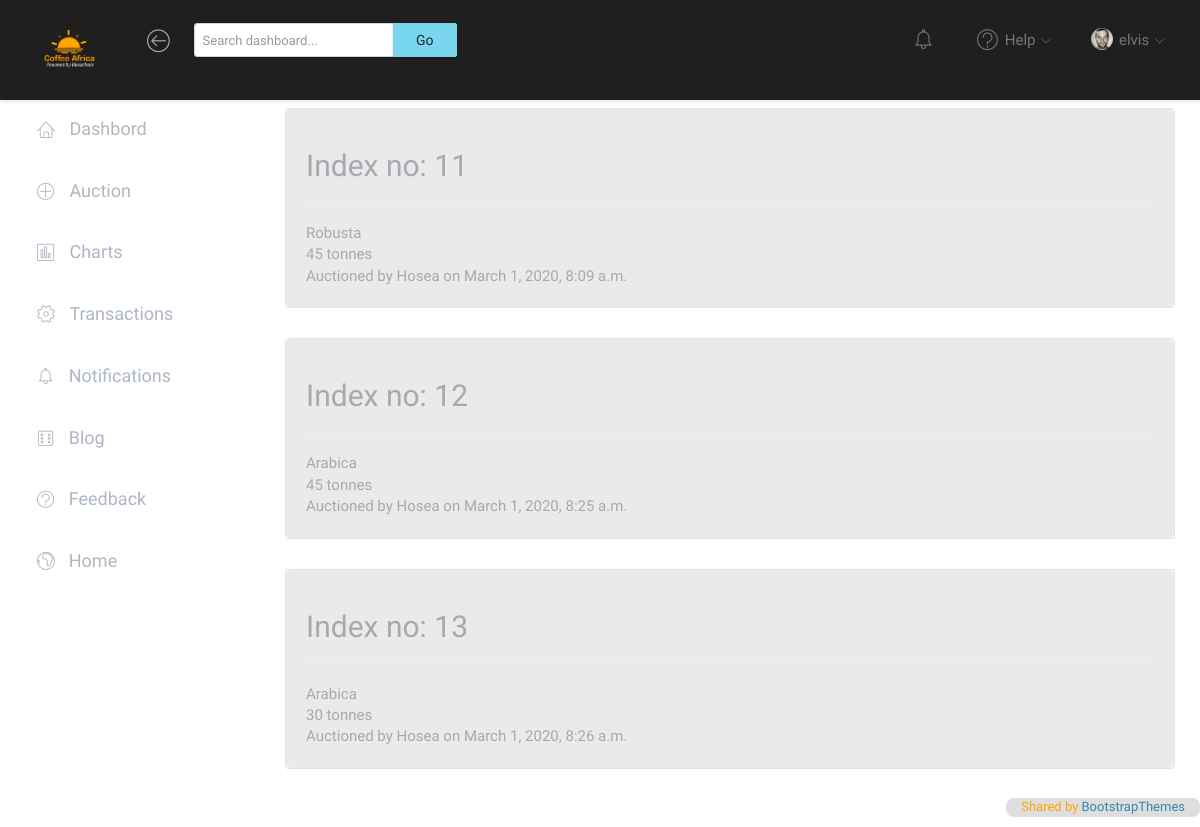
Screenshot of /transactions/auction_history/Fountain Factory/ (signed in) with the database file from the repository.
### backup/models.py (models this page shows, shortened)
class BackAuction(models.Model):
    factory = models.ForeignKey(SellerFactory, on_delete=models.DO_NOTHING)
    employee = models.ForeignKey(SellerFactoryEmployee, on_delete=models.DO_NOTHING)
    date = models.DateTimeField(auto_now_add=True)
    tonnes = models.IntegerField()
    parent_id = models.IntegerField(default=0)
    tonnes_left = models.IntegerField(null=True)
    price_per_tonne = models.IntegerField()
    date_harvested = models.DateField()
    COFFEE_TYPES = [("Arabica", "Arabica"), ("Robusta", "Robusta")]
    STATUS = [
        ("Washed", "Washed"),
        ("semi-washed", "semi-washed"),
        ("honey", "honey"),
        ("natural", "natural"),
    ]
    BEAN_SIZE = [("small", "small"), ("medium", "medium"), ("large", "large")]
    bean_size = models.CharField(max_length=20, choices=BEAN_SIZE, default="small")
    status = models.CharField(max_length=20, choices=STATUS, default="Washed")
    tempreture = models.CharField(max_length=12, default="Not Provided")
    description = models.TextField(default="")
    humidity = models.CharField(max_length=12, default="Not Provided")
    soil_ph = models.CharField(max_length=12, default="Not Provided")
    coffee_type = models.CharField(
        choices=COFFEE_TYPES, max_length=10, default="Arabica"
    )
    date_placed = models.DateTimeField(auto_now_add=True, null=True)
    verified = models.BooleanField(default=False)

### accounts/models.py (models this page shows)
class SellerFactoryEmployee(models.Model):
    user = models.OneToOneField(User, on_delete=models.CASCADE)
    factory = models.ForeignKey(
        SellerFactory, on_delete=models.CASCADE, null=False, blank=False
    )
    profile_picture = models.ImageField(blank=True, null=True)
    def __str__(self):
        return self.user.username

### transactions/views.py (the view)
class ShowAuctionHistory(View):
    def get(self, request, factory_name, *args, **kwargs):
        auctions = BackAuction.objects.filter(
            factory=SellerFactory.objects.get(factory_name=factory_name)
        )
        if not auctions:
            auctions = Auction.objects.filter(
                factory=SellerFactory.objects.get(factory_name=factory_name)
            )
        context = {"auctions": auctions}
        return render(request, "auction_history.html", context)

### transactions/templates/auction_history.html (shortened to what this page needs)
{% extends 'base.html' %}
{% block style %}
{% load static %}
<link rel="stylesheet" href="{% static 'toastr/toastr.min.css' %}">
{% endblock style %}
{% block content %} {% load static %}
<div class="main">
    <div class="main-content">
        <div class="container-fluid" style="background-color: transparent;">
            {%for auction in auctions%}
            <div class="dark-l">
                <div class="metric">
                    <h2>
                        Index no: {{auction.pk}}
                    </h2>
                    <hr>
                    {{auction.coffee_type}} <br>
                    {{auction.tonnes}} tonne{{auction.tonnes | pluralize}} <br>
                    Auctioned by {{auction.employee}} on {{auction.date}} <br>
                </div>
            </div>
            {%endfor%}
        </div>
    </div>
</div>
{%endblock content%}

### templates/navbar.html (shortened to what this page needs)
{% load static %}
<nav class="navbar navbar-default navbar-fixed-top" style="background-color: rgb(32, 30, 30);">
  <div class="brand orange" style="background-color: transparent;">
    <a class="title orange" href="{%url 'accounts:homepage'%}"><img src="{% static 'custom_images/LOGO.png'%}"
        height="40" alt=""></a>
  </div>
  <div class="container-fluid">
    <div class="navbar-btn">
      <button type="button" class="btn-toggle-fullwidth">
        <i class="lnr lnr-arrow-left-circle"></i>
      </button>
    </div>
    <form class="navbar-form navbar-left">
      <div class="input-group">
        <input type="text" value="" class="form-control" placeholder="Search dashboard..." />
        <span class="input-group-btn"><button type="button" class="btn btn-primary">Go</button></span>
      </div>
    </form>
    <div id="navbar-menu">
      <ul class="nav navbar-nav navbar-right">
        <li class="dropdown">
          <a href="#" class="dropdown-toggle icon-menu" data-toggle="dropdown">
            <i class="lnr lnr-alarm"></i>
          </a>
        </li>
        <li class="dropdown">
          <a href="#" class="dropdown-toggle" data-toggle="dropdown"><i class="lnr lnr-question-circle"></i>
            <span>Help</span>
            <i class="icon-submenu lnr lnr-chevron-down"></i></a>
        </li>
        <li class="dropdown">
          <a href="#" class="dropdown-toggle" data-toggle="dropdown"><img src="{% static 'assets/img/user.png' %}"
              class="img-circle" alt="Avatar" />
            <span>{{user.username}}</span>
            <i class="icon-submenu lnr lnr-chevron-down"></i></a>
        </li>
      </ul>
    </div>
  </div>
</nav>

### static/assets/css/mine.css (style rules this page uses)
body { background: url(../../homepage/images/bg_4.jpg) repeat fixed; }
.dark-l { background-color: rgba(51, 50, 49, 0.103); border-radius: 8px; }
.orange { color: orange; }
.title { font-size: 150%; }

### static/assets/css/main.css (style rules this page uses)
html { position: relative; min-height: 100%; }
body { font-family: "Source Sans Pro", sans-serif; font-size: 15px; color: #a6a9af; }
a { color: #3287B2; }
#wrapper .main { -webkit-transition: all 0.3s ease-in-out; -moz-transition: all 0.3s ease-in-out; -ms-transition: all 0.3s ease-in-out; -o-transition: all 0.3s ease-in-out; transition: all 0.3s ease-in-out; width: calc(100% - 260px); left: 0; position: relative; float: right; }
#wrapper #sidebar-nav, #wrapper .main { padding-top: 80px; }
.main-content { padding: 28px 10px; }
.navbar-default { -webkit-transition: all 0.3s ease-in-out; -moz-transition: all 0.3s ease-in-out; -ms-transition: all 0.3s ease-in-out; -o-transition: all 0.3s ease-in-out; transition: all 0.3s ease-in-out; -moz-box-shadow: 1px 2px 3px rgba(0, 0, 0, 0.1); -webkit-box-shadow: 1px 2px 3px rgba(0, 0, 0, 0.1); box-shadow: 1px 2px 3px rgba(0, 0, 0, 0.1); -webkit-border-radius: 0; -moz-border-radius: 0; border-radius: 0; padding: 0; margin: 0; border: none; background-color: #fff; }
.navbar-default .brand { float: left; padding: 30px 39px; background-color: #fff; }
.navbar-btn { float: left; padding: 16px 0; }
.navbar-btn button { font-size: 24px; padding: 4px 8px; line-height: .7; border: none; background: none; outline: none; }
.navbar-form { padding: 15px; border: 0; }
.navbar-form input[type="text"] { min-width: 200px; }
.navbar-nav .icon-menu { display: inline-block; vertical-align: middle; *vertical-align: auto; *zoom: 1; *display: inline; padding-top: 28px; padding-bottom: 28px; position: relative; }
.navbar-nav > li > a { padding: 28px 20px; }
.navbar-nav > li > a > i { font-size: 22px; margin-right: 2px; vertical-align: middle; }
.navbar-nav > li > a > i.icon-submenu { margin-left: 2px; margin-right: 0; font-size: 10px; position: relative; top: 2px; }
.navbar-nav > li > a > span { position: relative; top: 2px; }
.navbar-nav > li > a img { width: 22px; margin-right: 2px; }
@media screen and (min-width: 768px) { .navbar-nav.navbar-right { margin-right: 0; } }
.form-control { display: block; width: 100%; padding: 0.375rem 0.75rem; font-size: 1.3rem; line-height: 1.5; color: #495057; background-color: #fff; background-clip: padding-box; border: 1px solid #ced4da; border-radius: 0.25rem; -webkit-transition: border-color 0.15s ease-in-out, -webkit-box-shadow 0.15s ease-in-out; transition: border-color 0.15s ease-in-out, -webkit-box-shadow 0.15s ease-in-out; -o-transition: border-color 0.15s ease-in-out, box-shadow 0.15s ease-in-out; transition: border-color 0.15s ease-in-out, box-shadow 0.15s ease-in-out; transition: border-color 0.15s ease-in-out, box-shadow 0.15s ease-in-out, -webkit-box-shadow 0.15s ease-in-out; }
.input-group { -moz-box-shadow: 0px 1px 2px 0 rgba(0, 0, 0, 0.1); -webkit-box-shadow: 0px 1px 2px 0 rgba(0, 0, 0, 0.1); box-shadow: 0px 1px 2px 0 rgba(0, 0, 0, 0.1); }
.input-group .form-control, .input-group-addon, .input-group-btn { -moz-box-shadow: none; -webkit-box-shadow: none; box-shadow: none; }
.btn { -webkit-border-radius: 2px; -moz-border-radius: 2px; border-radius: 2px; -moz-box-shadow: 0px 1px 2px 0 rgba(0, 0, 0, 0.2); -webkit-box-shadow: 0px 1px 2px 0 rgba(0, 0, 0, 0.2); box-shadow: 0px 1px 2px 0 rgba(0, 0, 0, 0.2); padding: 6px 22px; }
.btn-primary { color: #212529; background-color: #78d5ef; border-color: #78d5ef; }
.metric { -webkit-border-radius: 3px; -moz-border-radius: 3px; border-radius: 3px; padding: 20px; margin-bottom: 30px; border: 1px solid #DCE6EB; }

### rows the page displays
BackAuction: pk "11", coffee_type "Robusta", tonnes "45", tonnes|pluralize "s", employee "Hosea", date "March 1, 2020, 8:09 a.m."
BackAuction: pk "12", coffee_type "Arabica", tonnes "45", tonnes|pluralize "s", employee "Hosea", date "March 1, 2020, 8:25 a.m."
BackAuction: pk "13", coffee_type "Arabica", tonnes "30", tonnes|pluralize "s", employee "Hosea", date "March 1, 2020, 8:26 a.m."

### other values shown
{{ user.username }} "elvis"
